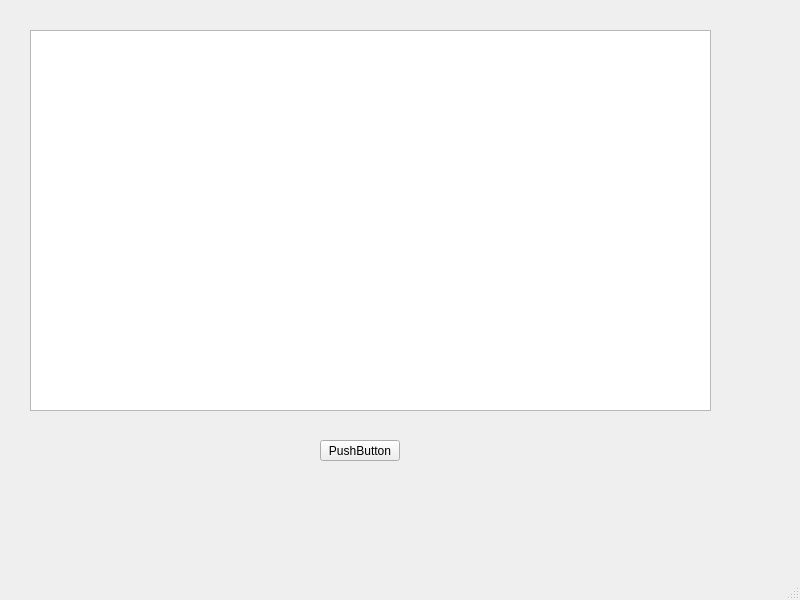
<?xml version="1.0" encoding="UTF-8"?>
<ui version="4.0">
 <class>MainWindow</class>
 <widget class="QMainWindow" name="MainWindow">
  <property name="geometry">
   <rect>
    <x>0</x>
    <y>0</y>
    <width>800</width>
    <height>600</height>
   </rect>
  </property>
  <property name="windowTitle">
   <string>MainWindow</string>
  </property>
  <widget class="QWidget" name="centralwidget">
   <widget class="QTableView" name="tableView">
    <property name="geometry">
     <rect>
      <x>30</x>
      <y>30</y>
      <width>681</width>
      <height>381</height>
     </rect>
    </property>
   </widget>
   <widget class="QPushButton" name="pushButton">
    <property name="geometry">
     <rect>
      <x>320</x>
      <y>440</y>
      <width>80</width>
      <height>21</height>
     </rect>
    </property>
    <property name="text">
     <string>PushButton</string>
    </property>
   </widget>
  </widget>
  <widget class="QMenuBar" name="menubar">
   <property name="geometry">
    <rect>
     <x>0</x>
     <y>0</y>
     <width>800</width>
     <height>20</height>
    </rect>
   </property>
  </widget>
  <widget class="QStatusBar" name="statusbar"/>
 </widget>
 <resources/>
 <connections/>
</ui>
